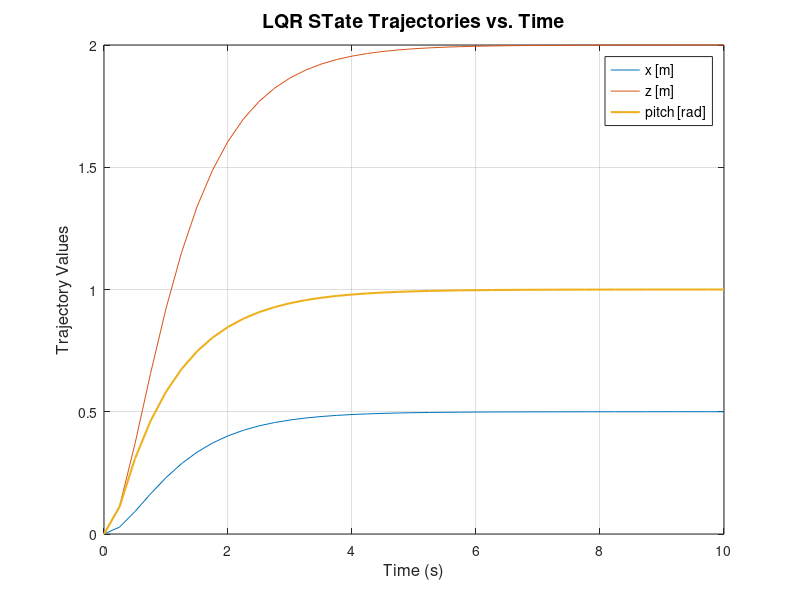
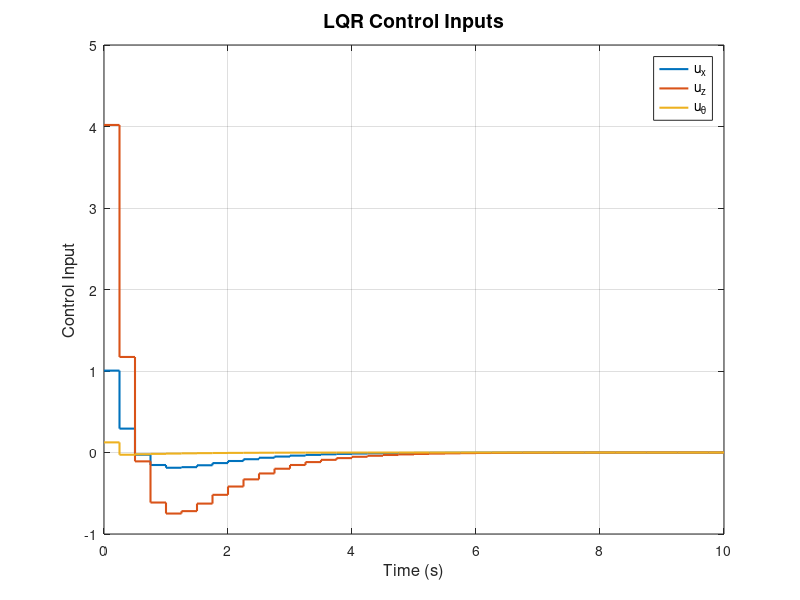
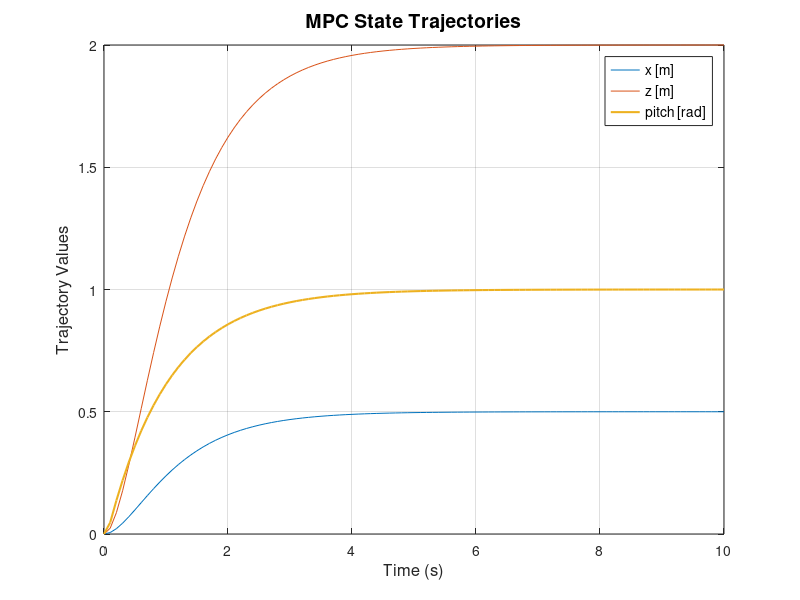
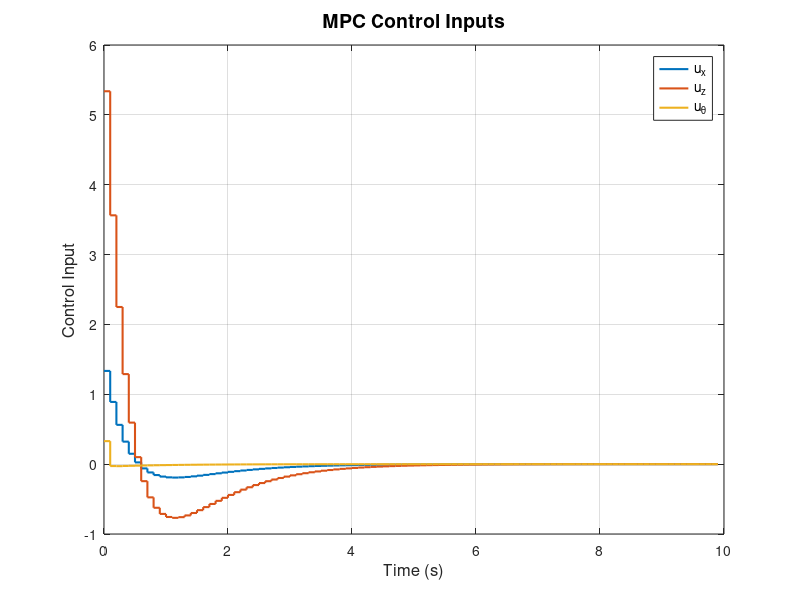

The MATLAB script that drew these images, in order:
clc
clear
%
% Run this file to compare LQR and MPC controllers in ideal conditions
%

%% Optimal control
% model parameters
mass = 1.12;
g = 9.81;
I_y = 0.035; %I_x = 0.018 and I_z = 0.051

% linearized continuous system
A = [0 1 0 0 0 0;
    0 0 0 0 0 0;
    0 0 0 1 0 0;
    0 0 0 0 0 0;
    0 0 0 0 0 1;
    0 0 0 0 0 0];
B = [0 0 0;
    1/mass 0 0;
    0 0 0;
    0 1/mass 0;
    0 0 0;
    0 0 1/I_y];
C = eye(6);
sys_c = ss(A, B, C, 0);

% discretization
T = 10; % time horizon
N = 40; % number of time steps (without t0)
Ts = T / N; % sampling time

sys_d = c2d(sys_c, Ts, 'zoh');
Ad = sys_d.A;
Bd = sys_d.B;
Cd = sys_d.C;
Dd = sys_d.D;

% matrix definition
n = size(Ad,1);
m = size(Bd,2);
G = zeros(n*(N+1), m*N);
H = zeros(n*(N+1), n);

for i = 2:N+1
    for j = 1:i-1
        k = i - j - 1;
        G((i-1)*n+1:i*n, (j-1)*m+1:j*m) = Ad^k * Bd;
    end
end

for i = 0:N
    H(i*n+1:(i+1)*n, :) = Ad^i;
end

% Initial condition
x0 = zeros(n,1);

% Desired reference state
xref = zeros(n,1);
xref(1) = 0.5;   % desired x position
xref(3) = 2;     % desired z position
xref(5) = 1;     % desired pitch

% Stack reference trajectory over horizon
r = repmat(xref, N+1, 1);

Q1_0 = 1;
Q2_0 = 0.1;
Qf = 10;

Q1 = diag(ones(n*(N+1),1)) * Q1_0;
for i = n*N + 1 : n*(N+1)
    Q1(i,i) = Qf;
end
Q2 = diag(ones(m*N,1)) * Q2_0;

P_lq = G'*Q1*G + Q2;
q_lq = (H*x0 - r)' * Q1 * G;

% optimization
U = -P_lq\q_lq';
U = reshape(U, m, N)';
U = [U; zeros(1,m)];

% simulate system
tspan = 0:Ts:T;
x0 = zeros(n,1);
[y, t, x_sol] = lsim(sys_d, U, tspan, x0);

lineWidth = 1.5;

figure
plot(t, x_sol(:,1), t, x_sol(:,3), t, x_sol(:,5), 'LineWidth', lineWidth)
xlabel('Time (s)', 'FontSize', 12)
ylabel('Trajectory Values', 'FontSize', 12)
title('LQR STate Trajectories vs. Time', 'FontSize', 14)
legend("x [m]", "z [m]", "pitch [rad]", 'FontSize', 10)
grid on

figure
stairs(t, U(:,1), 'LineWidth', lineWidth);
hold on
stairs(t, U(:,2), 'LineWidth', lineWidth);
hold on
stairs(t, U(:,3), 'LineWidth', lineWidth);
xlabel('Time (s)', 'FontSize', 12)
ylabel('Control Input', 'FontSize', 12)
legend('u_x', 'u_z', 'u_{\theta}', 'FontSize', 10)
title('LQR Control Inputs', 'FontSize', 14)
grid on

%% MPC
% Model parameters
mass = 1.12;
g = 9.81;
I_y = 0.035;

% Continuous-time system
A = [0 1 0 0 0 0;
     0 0 0 0 0 0;
     0 0 0 1 0 0;
     0 0 0 0 0 0;
     0 0 0 0 0 1;
     0 0 0 0 0 0];
B = [0 0 0;
     1/mass 0 0;
     0 0 0;
     0 1/mass 0;
     0 0 0;
     0 0 1/I_y];
C = eye(6);
sys_c = ss(A, B, C, 0);

% Discretization
Ts = 0.1;          % sampling time
N = 20;            % prediction horizon (shorter in MPC for speed)
T_total = 10;      % total simulation time
steps = T_total / Ts;

sys_d = c2d(sys_c, Ts, 'zoh');
Ad = sys_d.A;
Bd = sys_d.B;
Cd = sys_d.C;
Dd = sys_d.D;

% Sizes
n = size(Ad,1);    % number of states
m = size(Bd,2);    % number of inputs

% Cost weights
Q1_0 = 1;
Qf = 10;
Q2_0 = 0.1;

Q1 = diag(ones(n*(N+1),1)) * Q1_0;
for i = n*N + 1 : n*(N+1)
    Q1(i,i) = Qf;
end
Q2 = diag(ones(m*N,1)) * Q2_0;

% Reference state
xref = [0.5; 0; 2; 0; 1; 0];  % desire reference trajectory (x,vx,z,vz,theta,q)
r = repmat(xref, N+1, 1);   % stacked reference trajectory

% Preallocation
x0 = zeros(n,1);
x = x0;
X_log = zeros(steps+1, n);
U_log = zeros(steps, m);
X_log(1,:) = x0';

for k = 1:steps
    % Build G and H
    G = zeros(n*(N+1), m*N);
    H = zeros(n*(N+1), n);
    for i = 2:N+1
        for j = 1:i-1
            k_ij = i - j - 1;
            G((i-1)*n+1:i*n, (j-1)*m+1:j*m) = Ad^k_ij * Bd;
        end
    end
    for i = 0:N
        H(i*n+1:(i+1)*n, :) = Ad^i;
    end

    % Compute cost function
    P_lq = G' * Q1 * G + Q2;
    q_lq = (H*x - r)' * Q1 * G;

    % Solve (no constraints)
    U_opt = -P_lq \ q_lq';
    U_opt = reshape(U_opt, m, N)';
    u_apply = U_opt(1,:)';

    % Apply control input and update state
    x = Ad * x + Bd * u_apply;

    % Log
    X_log(k+1,:) = x';
    U_log(k,:) = u_apply';
end

% Time vector for plotting
t = 0:Ts:T_total;

% Plot trajectory
figure
plot(t, X_log(:,1), t, X_log(:,3), t, X_log(:,5), 'LineWidth', 1.5)
xlabel('Time (s)', 'FontSize', 12)
ylabel('Trajectory Values', 'FontSize', 12)
title('MPC State Trajectories', 'FontSize', 14)
legend("x [m]", "z [m]", "pitch [rad]", 'FontSize', 10)
grid on

% Optional: plot control inputs
figure
stairs(0:Ts:T_total-Ts, U_log, 'LineWidth', 1.5)
xlabel('Time (s)', 'FontSize', 12)
ylabel('Control Input', 'FontSize', 12)
legend('u_x', 'u_z', 'u_{\theta}', 'FontSize', 10)
title('MPC Control Inputs', 'FontSize', 14)
grid on

